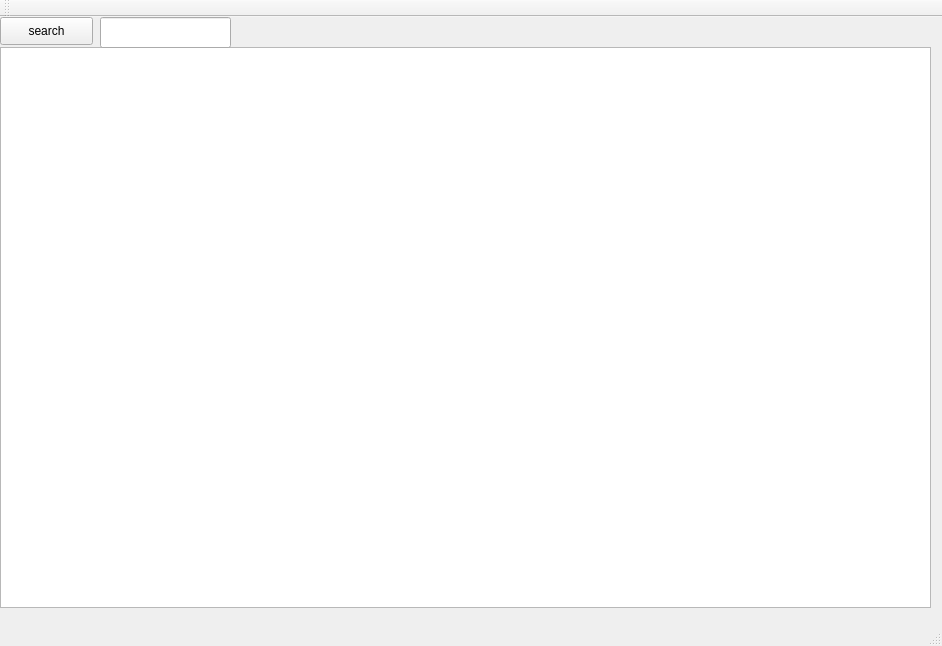
<?xml version="1.0" encoding="UTF-8"?>
<ui version="4.0">
 <class>MainWindow</class>
 <widget class="QMainWindow" name="MainWindow">
  <property name="geometry">
   <rect>
    <x>0</x>
    <y>0</y>
    <width>942</width>
    <height>646</height>
   </rect>
  </property>
  <property name="windowTitle">
   <string>MainWindow</string>
  </property>
  <widget class="QWidget" name="centralWidget">
   <widget class="QListView" name="listView">
    <property name="geometry">
     <rect>
      <x>0</x>
      <y>30</y>
      <width>931</width>
      <height>561</height>
     </rect>
    </property>
   </widget>
   <widget class="QPushButton" name="pushButton">
    <property name="geometry">
     <rect>
      <x>0</x>
      <y>0</y>
      <width>93</width>
      <height>28</height>
     </rect>
    </property>
    <property name="text">
     <string>search</string>
    </property>
   </widget>
   <widget class="QLineEdit" name="lineEdit">
    <property name="geometry">
     <rect>
      <x>100</x>
      <y>0</y>
      <width>131</width>
      <height>31</height>
     </rect>
    </property>
   </widget>
  </widget>
  <widget class="QMenuBar" name="menuBar">
   <property name="geometry">
    <rect>
     <x>0</x>
     <y>0</y>
     <width>942</width>
     <height>26</height>
    </rect>
   </property>
  </widget>
  <widget class="QToolBar" name="mainToolBar">
   <attribute name="toolBarArea">
    <enum>TopToolBarArea</enum>
   </attribute>
   <attribute name="toolBarBreak">
    <bool>false</bool>
   </attribute>
  </widget>
  <widget class="QStatusBar" name="statusBar"/>
 </widget>
 <layoutdefault spacing="6" margin="11"/>
 <resources/>
 <connections/>
</ui>
